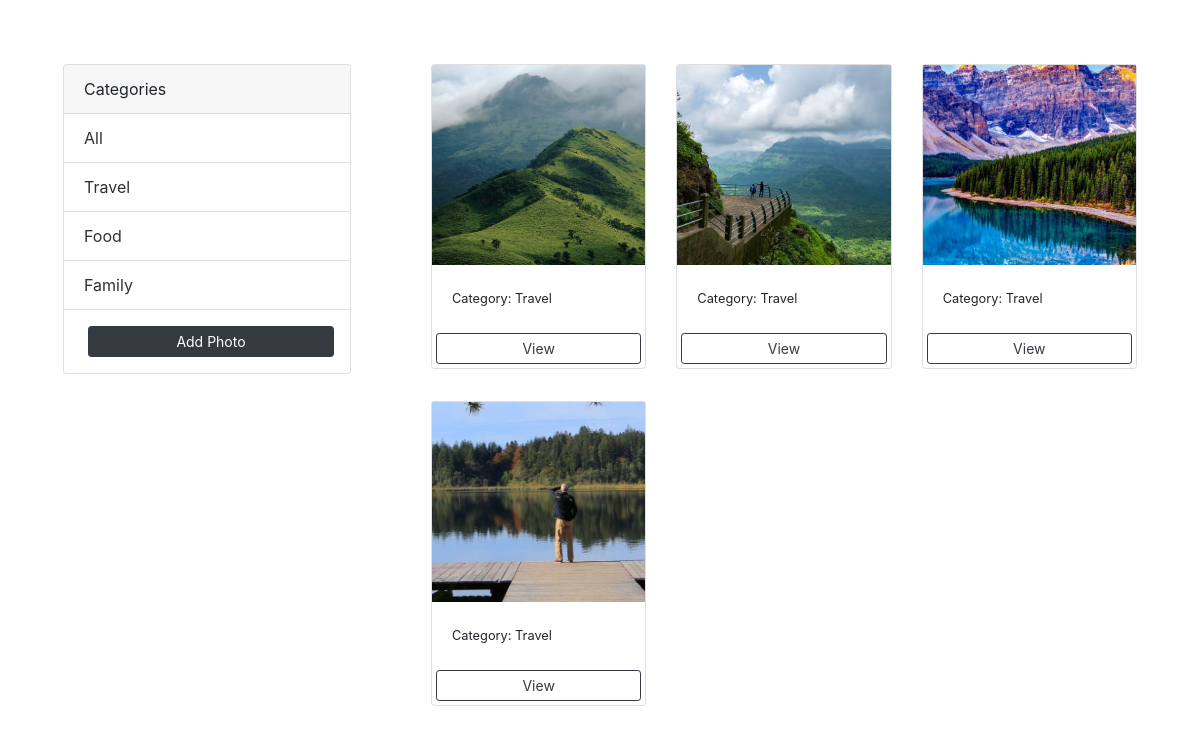
/?category=Travel, run on the app's committed database.
### photos/models.py (models this page shows, shortened)
class Category(models.Model):
    name = models.CharField(max_length=100, null=False, blank=False)

class Photo(models.Model):
    category = models.ForeignKey(Category, on_delete=models.SET_NULL, null=True, blank=True)
    image = models.ImageField(null=False, blank=False)
    description = models.TextField()

### photos/views.py (the view)
# urls.py: path("", views.gallery, name="gallery"),
def gallery(request):
    category = request.GET.get('category')
    if category == None:
        photos = Photo.objects.all()
    else:
        photos = Photo.objects.filter(category__name__contains=category)
    categories = Category.objects.all()
    context = {'categories': categories, 'photos': photos}
    return render(request, "photos/gallery.html", context)

### photos/templates/photos/gallery.html (shortened to what this page needs)
<!DOCTYPE html>
<html lang="en">
<head>
    <link rel="stylesheet" href="https://cdn.jsdelivr.net/npm/bootstrap@4.0.0/dist/css/bootstrap.min.css">
</head>
<body class="m-5">
    <div class="container">
        <div class="row">
            <div class="col-md-3 my-3">
                <div class="card" style="width: 18rem;">
                    <div class="card-header">
                      Categories
                    </div>
                    <ul class="list-group list-group-flush">
                      <li class="list-group-item">
                        <a href="{% url 'gallery' %}">All</a>
                      </li>
                      {% for category in categories %}
                        <li class="list-group-item">
                          <a href="{% url 'gallery' %}?category={{category.name}}">{{category.name}}</a>
                        </li>
                      {% endfor %}
                      <li class="list-group-item">
                      <a href="{% url 'add' %}" style="color:white;" class="btn btn-dark btn-block btn-sm m-1">Add Photo</a></li>
                    </ul>
                </div>
            </div>
            <div class="col-md-1"></div>
            <div class="col-md-8">
                <div class="row">
                  {% for photo in photos %}
                    <div class="col-md-4 my-3">
                        <div class="card">
                            <img class="image-thumbnail" src="{{photo.image.url}}" alt="Card image cap">
                            <div class="card-body">
                              <small>Category: {{photo.category.name}}</small>
                            </div>
                            <a href="{% url 'photo' photo.id %}" id="viewButton" class="btn btn-outline-dark btn-sm m-1">View</a>
                          </div>
                    </div>
                  {% empty %}
                  <h3>No photos......</h3>
                  {% endfor %}
                </div>
            </div>
        </div>
    </div>
</body>
</html>

### photos/templates/photos/gallery.html (style rules this page uses)
.image-thumbnail { height: 200px; object-fit: cover; }
.list-group-item a { text-decoration: none; color: rgb(49, 48, 48); }

### data on the page
Category: name "Travel"
Category: name "Food"
Category: name "Family"
Photo: image (picture), category.name "Travel"
Photo: image (picture), category.name "Travel"
Photo: image (picture), category.name "Travel"
Photo: image (picture), category.name "Travel"
